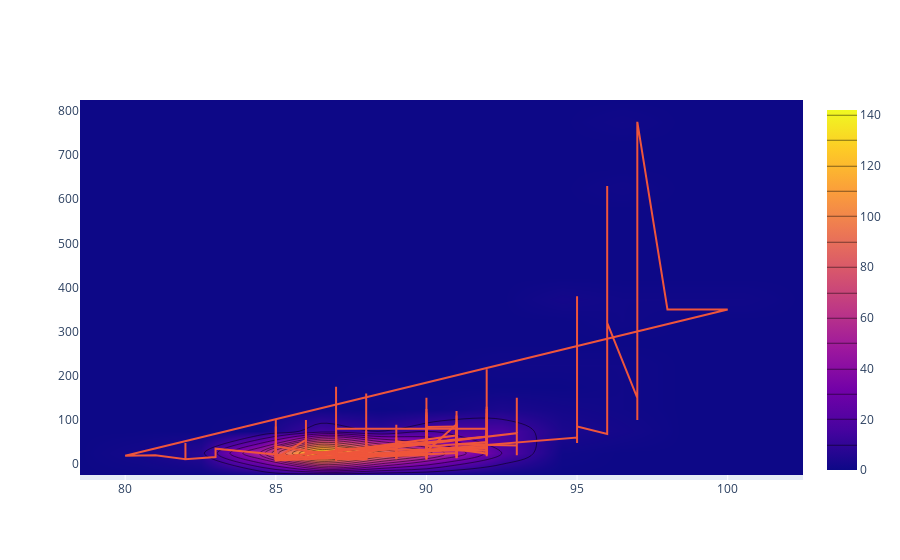

Notebook source saved alongside this figure:
### Code cell
iplot([go.Histogram2dContour(x=reviews.head(500)['points'], 
                             y=reviews.head(500)['price'], 
                             contours=go.Contours(coloring='heatmap')),
       go.Scatter(x=reviews.head(1000)['points'], y=reviews.head(1000)['price'])])

### Figure 1 — Plotly figure (JSON) as saved in the notebook; plotly's stock layout.template omitted (floating-point values rounded to 4 significant figures; data arrays with more than 128 entries replaced by an {"elided": "..."} marker saying what was removed)
{"data": [{"contours": {"coloring": "heatmap"}, "type": "histogram2dcontour", "x": {"elided": "500 int values"}, "y": {"elided": "500 int values"}}, {"type": "scatter", "x": {"elided": "1000 int values"}, "y": {"elided": "1000 int values"}}], "layout": {}}
